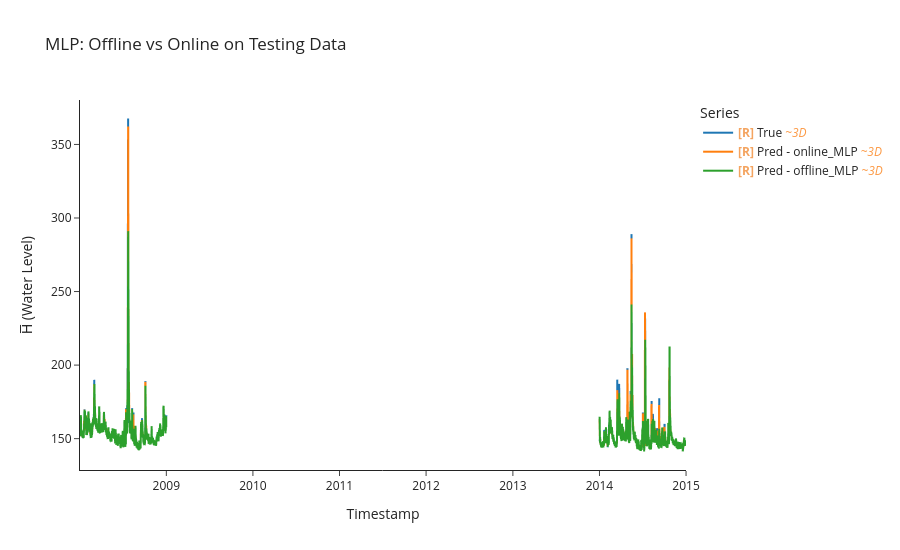

The cell this chart's notebook holds for it:
### Markdown cell above
### Experiment (1): Online vs Offline Comparison (MLP Model)

**Objective:** To test the performance of our online learning approach versus traditional offline learning using the same MLP model architecture and parameters. This experiment evaluates whether the online model can adapt better to flood peaks compared to offline models, despite potentially having higher overall error metrics. The focus is on understanding the trade-off between generalization (offline) and adaptability (online) to sudden environmental changes.

### Code cell
# Plot the online vs offline results 
uf.calculate_metrics_and_plot(results, plot_title="MLP: Offline vs Online on Testing Data",
                            export_file_name= 'results/testing/exp_1/offline_vs_online_MLP',
                            export_html=True,
                            use_seaborn_plot=True,
                            methods_to_plot=["offline_MLP","online_MLP"])

### Figure 1 — Plotly figure (JSON) as saved in the notebook; plotly's stock layout.template omitted (floating-point values rounded to 4 significant figures; data arrays with more than 128 entries replaced by an {"elided": "..."} marker saying what was removed)
{"data": [{"hovertemplate": "Legend=True<br>Timestamp=%{x}<br>H̅ (Water Level)=%{y}<extra></extra>", "legendgroup": "True", "line": {"color": "#1f77b4", "dash": "solid", "width": 2}, "marker": {"symbol": "circle"}, "mode": "lines", "name": "<b style=\"color:sandybrown\">[R]</b> True <i style=\"color:#fc9944\">~3D</i>", "showlegend": true, "type": "scattergl", "uid": "6d0acd08-56b6-4fa0-8861-b4ee7b673524", "x": {"elided": "1001 str values"}, "xaxis": "x", "y": {"elided": "1001 float values"}, "yaxis": "y"}, {"hovertemplate": "Legend=Pred - online_MLP<br>Timestamp=%{x}<br>H̅ (Water Level)=%{y}<extra></extra>", "legendgroup": "Pred - online_MLP", "line": {"color": "#ff7f0e", "dash": "solid", "width": 2}, "marker": {"symbol": "circle"}, "mode": "lines", "name": "<b style=\"color:sandybrown\">[R]</b> Pred - online_MLP <i style=\"color:#fc9944\">~3D</i>", "showlegend": true, "type": "scattergl", "uid": "fd2fd023-4de1-4cc0-b5eb-a9d9daec21d1", "x": {"elided": "1001 str values"}, "xaxis": "x", "y": {"elided": "1001 float values"}, "yaxis": "y"}, {"hovertemplate": "Legend=Pred - offline_MLP<br>Timestamp=%{x}<br>H̅ (Water Level)=%{y}<extra></extra>", "legendgroup": "Pred - offline_MLP", "line": {"color": "#2ca02c", "dash": "solid", "width": 2}, "marker": {"symbol": "circle"}, "mode": "lines", "name": "<b style=\"color:sandybrown\">[R]</b> Pred - offline_MLP <i style=\"color:#fc9944\">~3D</i>", "showlegend": true, "type": "scattergl", "uid": "cf8e751f-aab0-4a4e-87d3-028b05b5f613", "x": {"elided": "1001 str values"}, "xaxis": "x", "y": {"elided": "1001 float values"}, "yaxis": "y"}], "layout": {"height": 550, "legend": {"title": {"text": "Series"}, "tracegroupgap": 0}, "title": {"text": "MLP: Offline vs Online on Testing Data"}, "xaxis": {"anchor": "y", "domain": [0, 1], "title": {"text": "Timestamp"}}, "yaxis": {"anchor": "x", "domain": [0, 1], "title": {"text": "H̅ (Water Level)"}}}}
